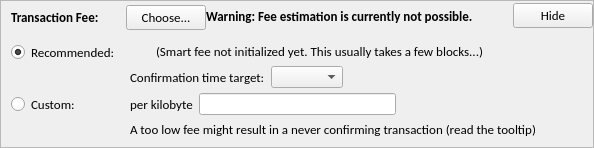
    <widget class="QFrame" name="frameFee">
     <property name="sizePolicy">
      <sizepolicy hsizetype="Expanding" vsizetype="Expanding">
       <horstretch>0</horstretch>
       <verstretch>0</verstretch>
      </sizepolicy>
     </property>
     <property name="maximumSize">
      <size>
       <width>16777215</width>
       <height>16777215</height>
      </size>
     </property>
     <property name="frameShape">
      <enum>QFrame::StyledPanel</enum>
     </property>
     <property name="frameShadow">
      <enum>QFrame::Sunken</enum>
     </property>
     <layout class="QVBoxLayout" name="verticalLayoutFee1">
      <property name="spacing">
       <number>0</number>
      </property>
      <property name="leftMargin">
       <number>0</number>
      </property>
      <property name="topMargin">
       <number>0</number>
      </property>
      <property name="rightMargin">
       <number>0</number>
      </property>
      <property name="bottomMargin">
       <number>0</number>
      </property>
      <item>
       <layout class="QVBoxLayout" name="verticalLayoutFee2" stretch="0,0,0">
        <property name="spacing">
         <number>0</number>
        </property>
        <property name="leftMargin">
         <number>10</number>
        </property>
        <property name="topMargin">
         <number>0</number>
        </property>
        <item>
         <layout class="QHBoxLayout" name="horizontalLayoutFee1">
          <property name="bottomMargin">
           <number>0</number>
          </property>
          <item>
           <layout class="QVBoxLayout" name="verticalLayoutFee7">
            <property name="spacing">
             <number>0</number>
            </property>
            <item>
             <spacer name="verticalSpacerSmartFee">
              <property name="orientation">
               <enum>Qt::Vertical</enum>
              </property>
              <property name="sizeType">
               <enum>QSizePolicy::Fixed</enum>
              </property>
              <property name="sizeHint" stdset="0">
               <size>
                <width>1</width>
                <height>4</height>
               </size>
              </property>
             </spacer>
            </item>
            <item>
             <layout class="QHBoxLayout" name="horizontalLayoutSmartFee">
              <property name="spacing">
               <number>10</number>
              </property>
              <item>
               <widget class="QLabel" name="labelFeeHeadline">
                <property name="sizePolicy">
                 <sizepolicy hsizetype="Preferred" vsizetype="Maximum">
                  <horstretch>0</horstretch>
                  <verstretch>0</verstretch>
                 </sizepolicy>
                </property>
                <property name="font">
                 <font>
                  <family>Calibri</family>
                  <pointsize>10</pointsize>
                  <weight>75</weight>
                  <bold>true</bold>
                 </font>
                </property>
                <property name="styleSheet">
                 <string notr="true">font-weight:bold;</string>
                </property>
                <property name="text">
                 <string>Transaction Fee:</string>
                </property>
               </widget>
              </item>
              <item>
               <widget class="QLabel" name="labelFeeMinimized">
                <property name="text">
                 <string/>
                </property>
               </widget>
              </item>
              <item>
               <widget class="QPushButton" name="buttonChooseFee">
                <property name="font">
                 <font>
                  <family>Calibri</family>
                  <pointsize>10</pointsize>
                 </font>
                </property>
                <property name="text">
                 <string>Choose...</string>
                </property>
               </widget>
              </item>
             </layout>
            </item>
            <item>
             <spacer name="verticalSpacer_5">
              <property name="orientation">
               <enum>Qt::Vertical</enum>
              </property>
              <property name="sizeHint" stdset="0">
               <size>
                <width>1</width>
                <height>1</height>
               </size>
              </property>
             </spacer>
            </item>
           </layout>
          </item>
          <item>
           <widget class="QLabel" name="fallbackFeeWarningLabel">
            <property name="font">
             <font>
              <family>Calibri</family>
              <pointsize>10</pointsize>
              <weight>75</weight>
              <bold>true</bold>
             </font>
            </property>
            <property name="toolTip">
             <string>Using the fallbackfee can result in sending a transaction that will take several hours or days (or never) to confirm. Consider choosing your fee manually or wait until you have validated the complete chain.</string>
            </property>
            <property name="text">
             <string>Warning: Fee estimation is currently not possible.</string>
            </property>
            <property name="wordWrap">
             <bool>false</bool>
            </property>
           </widget>
          </item>
          <item>
           <spacer name="horizontalSpacer_4">
            <property name="orientation">
             <enum>Qt::Horizontal</enum>
            </property>
            <property name="sizeType">
             <enum>QSizePolicy::MinimumExpanding</enum>
            </property>
            <property name="sizeHint" stdset="0">
             <size>
              <width>40</width>
              <height>20</height>
             </size>
            </property>
           </spacer>
          </item>
          <item>
           <widget class="QPushButton" name="buttonMinimizeFee">
            <property name="font">
             <font>
              <family>Calibri</family>
              <pointsize>10</pointsize>
             </font>
            </property>
            <property name="toolTip">
             <string>collapse fee-settings</string>
            </property>
            <property name="text">
             <string>Hide</string>
            </property>
           </widget>
          </item>
         </layout>
        </item>
        <item>
         <widget class="QFrame" name="frameFeeSelection">
          <layout class="QVBoxLayout" name="verticalLayoutFee12">
           <property name="spacing">
            <number>0</number>
           </property>
           <property name="leftMargin">
            <number>0</number>
           </property>
           <property name="topMargin">
            <number>0</number>
           </property>
           <property name="rightMargin">
            <number>0</number>
           </property>
           <property name="bottomMargin">
            <number>0</number>
           </property>
           <item>
            <layout class="QGridLayout" name="gridLayoutFee">
             <property name="topMargin">
              <number>10</number>
             </property>
             <property name="bottomMargin">
              <number>4</number>
             </property>
             <property name="horizontalSpacing">
              <number>10</number>
             </property>
             <property name="verticalSpacing">
              <number>4</number>
             </property>
             <item row="1" column="1">
              <layout class="QVBoxLayout" name="verticalLayoutFee8">
               <property name="spacing">
                <number>6</number>
               </property>
               <item>
                <layout class="QHBoxLayout" name="horizontalLayoutFee13">
                 <item>
                  <widget class="QLabel" name="labelCustomPerKilobyte">
                   <property name="font">
                    <font>
                     <family>Calibri</family>
                     <pointsize>10</pointsize>
                    </font>
                   </property>
                   <property name="toolTip">
                    <string>Specify a custom fee per kB (1,000 bytes) of the transaction's virtual size.

Note:  Since the fee is calculated on a per-byte basis, a fee of &quot;100 satoshis per kB&quot; for a transaction size of 500 bytes (half of 1 kB) would ultimately yield a fee of only 50 satoshis.</string>
                   </property>
                   <property name="text">
                    <string>per kilobyte</string>
                   </property>
                  </widget>
                 </item>
                 <item>
                  <widget class="BitcoinAmountField" name="customFee"/>
                 </item>
                 <item>
                  <spacer name="horizontalSpacer_6">
                   <property name="orientation">
                    <enum>Qt::Horizontal</enum>
                   </property>
                   <property name="sizeHint" stdset="0">
                    <size>
                     <width>1</width>
                     <height>1</height>
                    </size>
                   </property>
                  </spacer>
                 </item>
                </layout>
               </item>
               <item>
                <layout class="QHBoxLayout" name="horizontalLayoutFee8">
                 <item>
                  <widget class="QLabel" name="labelCustomFeeWarning">
                   <property name="enabled">
                    <bool>true</bool>
                   </property>
                   <property name="font">
                    <font>
                     <family>Calibri</family>
                     <pointsize>10</pointsize>
                    </font>
                   </property>
                   <property name="toolTip">
                    <string>When there is less transaction volume than space in the blocks, miners as well as relaying nodes may enforce a minimum fee. Paying only this minimum fee is just fine, but be aware that this can result in a never confirming transaction once there is more demand for modestcoin transactions than the network can process.</string>
                   </property>
                   <property name="text">
                    <string>A too low fee might result in a never confirming transaction (read the tooltip)</string>
                   </property>
                  </widget>
                 </item>
                 <item>
                  <spacer name="horizontalSpacer_2">
                   <property name="orientation">
                    <enum>Qt::Horizontal</enum>
                   </property>
                   <property name="sizeHint" stdset="0">
                    <size>
                     <width>1</width>
                     <height>1</height>
                    </size>
                   </property>
                  </spacer>
                 </item>
                </layout>
               </item>
              </layout>
             </item>
             <item row="0" column="0">
              <layout class="QVBoxLayout" name="verticalLayoutFee4" stretch="0,1">
               <item>
                <widget class="QRadioButton" name="radioSmartFee">
                 <property name="font">
                  <font>
                   <family>Calibri</family>
                   <pointsize>10</pointsize>
                  </font>
                 </property>
                 <property name="text">
                  <string>Recommended:</string>
                 </property>
                 <property name="checked">
                  <bool>true</bool>
                 </property>
                 <attribute name="buttonGroup">
                  <string notr="true">groupFee</string>
                 </attribute>
                </widget>
               </item>
               <item>
                <spacer name="verticalSpacer_2">
                 <property name="orientation">
                  <enum>Qt::Vertical</enum>
                 </property>
                 <property name="sizeHint" stdset="0">
                  <size>
                   <width>1</width>
                   <height>1</height>
                  </size>
                 </property>
                </spacer>
               </item>
              </layout>
             </item>
             <item row="1" column="0">
              <layout class="QVBoxLayout" name="verticalLayoutFee9" stretch="0,1">
               <item>
                <widget class="QRadioButton" name="radioCustomFee">
                 <property name="font">
                  <font>
                   <family>Calibri</family>
                   <pointsize>10</pointsize>
                  </font>
                 </property>
                 <property name="text">
                  <string>Custom:</string>
                 </property>
                 <attribute name="buttonGroup">
                  <string notr="true">groupFee</string>
                 </attribute>
                </widget>
               </item>
               <item>
                <spacer name="verticalSpacer_6">
                 <property name="orientation">
                  <enum>Qt::Vertical</enum>
                 </property>
                 <property name="sizeHint" stdset="0">
                  <size>
                   <width>1</width>
                   <height>1</height>
                  </size>
                 </property>
                </spacer>
               </item>
              </layout>
             </item>
             <item row="0" column="1">
              <layout class="QVBoxLayout" name="verticalLayoutFee3" stretch="0,0,1">
               <property name="spacing">
                <number>6</number>
               </property>
               <property name="topMargin">
                <number>2</number>
               </property>
               <item>
                <layout class="QHBoxLayout" name="horizontalLayoutFee12">
                 <item>
                  <widget class="QLabel" name="labelSmartFee">
                   <property name="text">
                    <string/>
                   </property>
                  </widget>
                 </item>
                 <item>
                  <widget class="QLabel" name="labelFeeEstimation">
                   <property name="text">
                    <string/>
                   </property>
                  </widget>
                 </item>
                 <item>
                  <widget class="QLabel" name="labelSmartFee2">
                   <property name="font">
                    <font>
                     <family>Calibri</family>
                     <pointsize>10</pointsize>
                    </font>
                   </property>
                   <property name="text">
                    <string>(Smart fee not initialized yet. This usually takes a few blocks...)</string>
                   </property>
                  </widget>
                 </item>
                 <item>
                  <spacer name="horizontalSpacer_5">
                   <property name="orientation">
                    <enum>Qt::Horizontal</enum>
                   </property>
                   <property name="sizeHint" stdset="0">
                    <size>
                     <width>1</width>
                     <height>1</height>
                    </size>
                   </property>
                  </spacer>
                 </item>
                </layout>
               </item>
               <item>
                <layout class="QHBoxLayout" name="horizontalLayoutFee9">
                 <item>
                  <layout class="QVBoxLayout" name="verticalLayoutFee6">
                   <item>
                    <widget class="QLabel" name="labelSmartFee3">
                     <property name="font">
                      <font>
                       <family>Calibri</family>
                       <pointsize>10</pointsize>
                      </font>
                     </property>
                     <property name="text">
                      <string>Confirmation time target:</string>
                     </property>
                    </widget>
                   </item>
                  </layout>
                 </item>
                 <item>
                  <layout class="QVBoxLayout" name="verticalLayoutFee5">
                   <property name="rightMargin">
                    <number>30</number>
                   </property>
                   <item>
                    <layout class="QHBoxLayout" name="horizontalLayoutConfTarget">
                     <property name="bottomMargin">
                      <number>0</number>
                     </property>
                     <item>
                      <widget class="QComboBox" name="confTargetSelector"/>
                     </item>
                     <item>
                      <spacer name="horizontalSpacerConfTarget">
                       <property name="orientation">
                        <enum>Qt::Horizontal</enum>
                       </property>
                       <property name="sizeHint" stdset="0">
                        <size>
                         <width>40</width>
                         <height>20</height>
                        </size>
                       </property>
                      </spacer>
                     </item>
                    </layout>
                   </item>
                  </layout>
                 </item>
                </layout>
               </item>
               <item>
                <spacer name="verticalSpacer_4">
                 <property name="orientation">
                  <enum>Qt::Vertical</enum>
                 </property>
                 <property name="sizeHint" stdset="0">
                  <size>
                   <width>1</width>
                   <height>1</height>
                  </size>
                 </property>
                </spacer>
               </item>
              </layout>
             </item>
            </layout>
           </item>
          </layout>
         </widget>
        </item>
        <item>
         <spacer name="verticalSpacerFee">
          <property name="orientation">
           <enum>Qt::Vertical</enum>
          </property>
          <property name="sizeHint" stdset="0">
           <size>
            <width>40</width>
            <height>5</height>
           </size>
          </property>
         </spacer>
        </item>
       </layout>
      </item>
     </layout>
    </widget>
